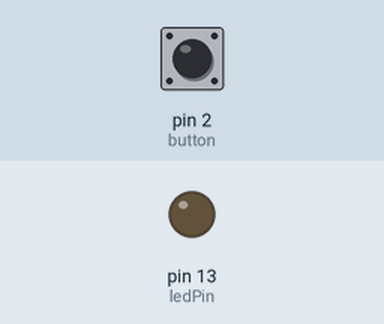
The sketch below on a simulated Arduino Uno, built with avr-gcc and run on an emulated ATmega328P. On the bench: output pins drawn as LEDs (lit = HIGH). The inputs (shaded band) are chosen by the test bench; at power-on: pin 2 (button) LOW.

Above: at 1.2 s.
1.3 s: pin 2 (button) pulled HIGH for 0.15 s
At 1.37 s:
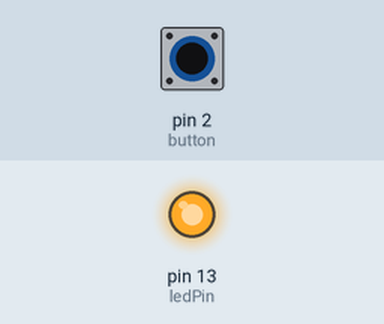
2.9 s: pin 2 (button) pulled HIGH for 3.2 s
At 7.2 s:
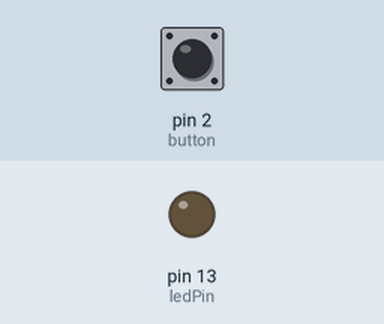
Timing chart, 0 to 8.7 s (numbered marks = the images above; inputs shaded):
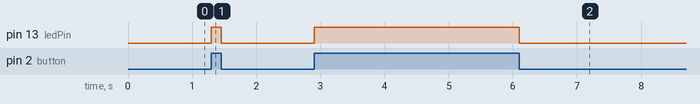

The sketch:

led_pushButton.ino
```cpp
const int ledPin = 13; //led no pino 13
    const int button = 2; //botao no pino 2
    int buttonState = 0; //Variavel para ler o status do pushbutton

    void setup(){
      pinMode(ledPin, OUTPUT); //Pino do led será saída
      pinMode(button, INPUT); //Pino com botão será entrada
    }

    void loop(){
      buttonState = digitalRead(button);
      /* novo estado do botão vai ser igual ao que o Arduino
      ler no pino onde está o botão. Poderá ser ALTO (HIGH)
      se o botão estiver pressionado, ou BAIXO (LOW), se o botão estiver solto */

      if (buttonState == HIGH){ //Se botão estiver pressionado (HIGH)
        digitalWrite(ledPin, HIGH); // acende o led do pino 13.
      }
      else{ //se não estiver pressionado
        digitalWrite(ledPin, LOW); //deixa o led do pino 13 apagado
      }
    }
```

Measured:
- after the input at 1.3 s, pin 13 (ledPin): LOW → HIGH at once, → LOW 0.15 s later
- after the input at 2.9 s, pin 13 (ledPin): LOW → HIGH at once, → LOW 3.2 s later
